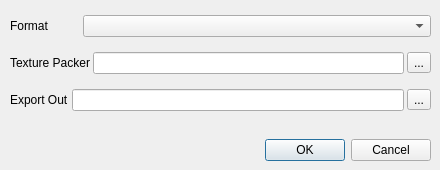
<?xml version="1.0" encoding="UTF-8"?>
<ui version="4.0">
 <class>ExportDialog</class>
 <widget class="QDialog" name="ExportDialog">
  <property name="geometry">
   <rect>
    <x>0</x>
    <y>0</y>
    <width>440</width>
    <height>170</height>
   </rect>
  </property>
  <property name="windowTitle">
   <string>Exporting Sprite</string>
  </property>
  <widget class="QDialogButtonBox" name="buttonBox">
   <property name="enabled">
    <bool>true</bool>
   </property>
   <property name="geometry">
    <rect>
     <x>100</x>
     <y>120</y>
     <width>331</width>
     <height>61</height>
    </rect>
   </property>
   <property name="orientation">
    <enum>Qt::Horizontal</enum>
   </property>
   <property name="standardButtons">
    <set>QDialogButtonBox::Cancel|QDialogButtonBox::Ok</set>
   </property>
  </widget>
  <widget class="QWidget" name="horizontalLayoutWidget">
   <property name="geometry">
    <rect>
     <x>10</x>
     <y>3</y>
     <width>421</width>
     <height>121</height>
    </rect>
   </property>
   <layout class="QHBoxLayout" name="horizontalLayout">
    <property name="spacing">
     <number>3</number>
    </property>
    <property name="sizeConstraint">
     <enum>QLayout::SetMinimumSize</enum>
    </property>
    <item>
     <layout class="QVBoxLayout" name="verticalLayout_3">
      <item>
       <layout class="QHBoxLayout" name="horizontalLayout_4">
        <property name="sizeConstraint">
         <enum>QLayout::SetNoConstraint</enum>
        </property>
        <item>
         <widget class="QLabel" name="label_5">
          <property name="sizePolicy">
           <sizepolicy hsizetype="Preferred" vsizetype="Preferred">
            <horstretch>40</horstretch>
            <verstretch>0</verstretch>
           </sizepolicy>
          </property>
          <property name="minimumSize">
           <size>
            <width>11</width>
            <height>0</height>
           </size>
          </property>
          <property name="text">
           <string>Format</string>
          </property>
         </widget>
        </item>
        <item>
         <widget class="QComboBox" name="comboBoxFormat">
          <property name="sizePolicy">
           <sizepolicy hsizetype="Preferred" vsizetype="Maximum">
            <horstretch>200</horstretch>
            <verstretch>0</verstretch>
           </sizepolicy>
          </property>
          <property name="frame">
           <bool>true</bool>
          </property>
         </widget>
        </item>
       </layout>
      </item>
      <item>
       <layout class="QHBoxLayout" name="horizontalLayout_3">
        <property name="sizeConstraint">
         <enum>QLayout::SetNoConstraint</enum>
        </property>
        <item>
         <widget class="QLabel" name="label_3">
          <property name="sizePolicy">
           <sizepolicy hsizetype="Maximum" vsizetype="Preferred">
            <horstretch>0</horstretch>
            <verstretch>0</verstretch>
           </sizepolicy>
          </property>
          <property name="text">
           <string>Texture Packer</string>
          </property>
         </widget>
        </item>
        <item>
         <widget class="QLineEdit" name="lineEditTexturePath">
          <property name="sizePolicy">
           <sizepolicy hsizetype="Preferred" vsizetype="Maximum">
            <horstretch>0</horstretch>
            <verstretch>0</verstretch>
           </sizepolicy>
          </property>
         </widget>
        </item>
        <item>
         <widget class="QToolButton" name="toolButtonTexturePath">
          <property name="sizePolicy">
           <sizepolicy hsizetype="Fixed" vsizetype="Fixed">
            <horstretch>0</horstretch>
            <verstretch>0</verstretch>
           </sizepolicy>
          </property>
          <property name="text">
           <string>...</string>
          </property>
         </widget>
        </item>
       </layout>
      </item>
      <item>
       <layout class="QHBoxLayout" name="horizontalLayout_2">
        <item>
         <widget class="QLabel" name="label_4">
          <property name="sizePolicy">
           <sizepolicy hsizetype="Maximum" vsizetype="Maximum">
            <horstretch>40</horstretch>
            <verstretch>0</verstretch>
           </sizepolicy>
          </property>
          <property name="text">
           <string>Export Out</string>
          </property>
         </widget>
        </item>
        <item>
         <widget class="QLineEdit" name="lineEditExportOut">
          <property name="sizePolicy">
           <sizepolicy hsizetype="Preferred" vsizetype="Maximum">
            <horstretch>30</horstretch>
            <verstretch>0</verstretch>
           </sizepolicy>
          </property>
         </widget>
        </item>
        <item>
         <widget class="QToolButton" name="toolButtonExportOut">
          <property name="sizePolicy">
           <sizepolicy hsizetype="Fixed" vsizetype="Fixed">
            <horstretch>0</horstretch>
            <verstretch>0</verstretch>
           </sizepolicy>
          </property>
          <property name="text">
           <string>...</string>
          </property>
         </widget>
        </item>
       </layout>
      </item>
     </layout>
    </item>
   </layout>
  </widget>
 </widget>
 <resources/>
 <connections>
  <connection>
   <sender>buttonBox</sender>
   <signal>accepted()</signal>
   <receiver>ExportDialog</receiver>
   <slot>accept()</slot>
   <hints>
    <hint type="sourcelabel">
     <x>248</x>
     <y>254</y>
    </hint>
    <hint type="destinationlabel">
     <x>157</x>
     <y>274</y>
    </hint>
   </hints>
  </connection>
  <connection>
   <sender>buttonBox</sender>
   <signal>rejected()</signal>
   <receiver>ExportDialog</receiver>
   <slot>reject()</slot>
   <hints>
    <hint type="sourcelabel">
     <x>316</x>
     <y>260</y>
    </hint>
    <hint type="destinationlabel">
     <x>286</x>
     <y>274</y>
    </hint>
   </hints>
  </connection>
 </connections>
</ui>
